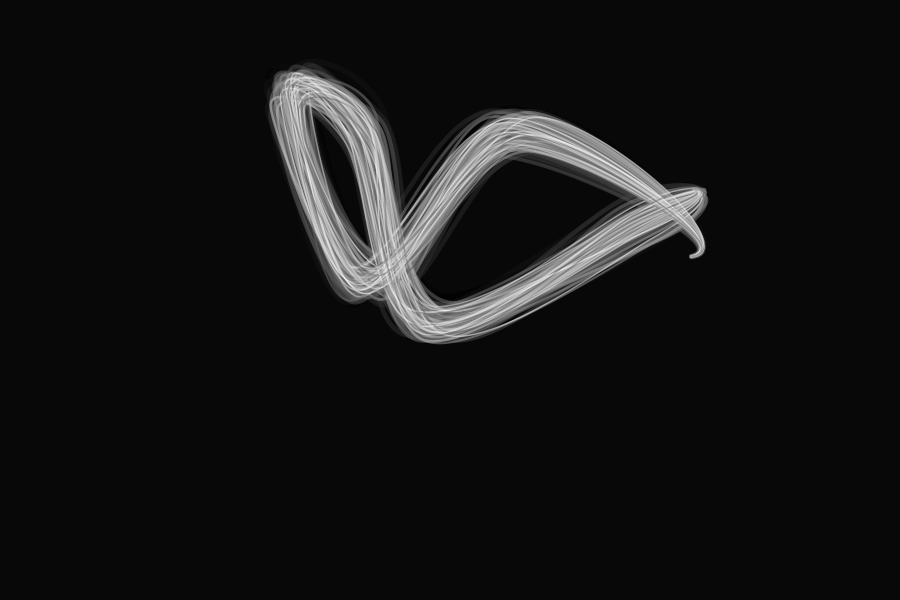
Frame 1 (no input)
Frame 60 (the mouse pressed at the canvas centre just before this capture): identical to frame 1, image omitted
Frame 120 (the mouse held since frame 60 and released just before this capture): identical to frame 1, image omitted

The Processing sketch that drew this single still picture (run headless with seeded random() and noise(); from frame 60 on, the mouse is pressed at the canvas centre):

// Processing sketch: processing_134175
// ── processing_134175.pde

PVector[] locations = new PVector[10];
boolean drawing;
int dragging = -1;

void setup() {
  size(900, 600);
  drawing = true;
  for (int i = 0; i < locations.length; i++) {
    locations[i] = new PVector(random(width*0.2, width*0.8), random(height*0.15, height*0.85));
  }
}

void draw() {
  if (drawing) {
    background(8);
    noFill();
    for (int n = 0; n < 10; n++) {
      float s = map(n, 0, 10, 6, 1);//strokeWeight - layers get thinner
      float a = map(n, 0, 10, 100, 150);//alpha - layers get less transparent
      float r = map(n, 0, 10, 30, 20);//randomness - layers get less random
      strokeWeight(s);
      for (int i = 0; i < 18; i++) {//18 random versions of the shape 
        stroke(20*n*random(0.5, 1.5), a);//slightly random stroke, gets whiter each layer
        beginShape();
        for (int j = 0; j < locations.length; j++) {//go through the array
          if (dragging == j) {
            locations[j] = new PVector(mouseX, mouseY);//change location if dragging
          }
          PVector loc = locations[j].get();//get the location
 
          if (j != 1 && j != locations.length-2) {//the end points don't get randomized
            float x = random(-1, 1);
            float y = random(-1, 1);
            PVector move = new PVector(x, y);
            move.mult(random(10, r));
            loc.add(move);            //randomize the location
          }

          
          curveVertex(loc.x, loc.y);
        }
        endShape();
      }
      if (n == 9) {
        drawing = false;
      }
    }
  }
}

void mouseDragged() {
  if (dragging == -1) {//if not already dragging 
    for (int i = 0; i < locations.length; i++) {//go through locations array
      if (dist(mouseX, mouseY, locations[i].x, locations[i].y) < 40) {//if contact
        dragging = i;//drag that location
      }
    }
  }
  drawing = true;
}

void mousePressed() {
  if (mouseButton == RIGHT) {
    setup();
  }
}

void mouseReleased() {
  dragging = -1;
}
